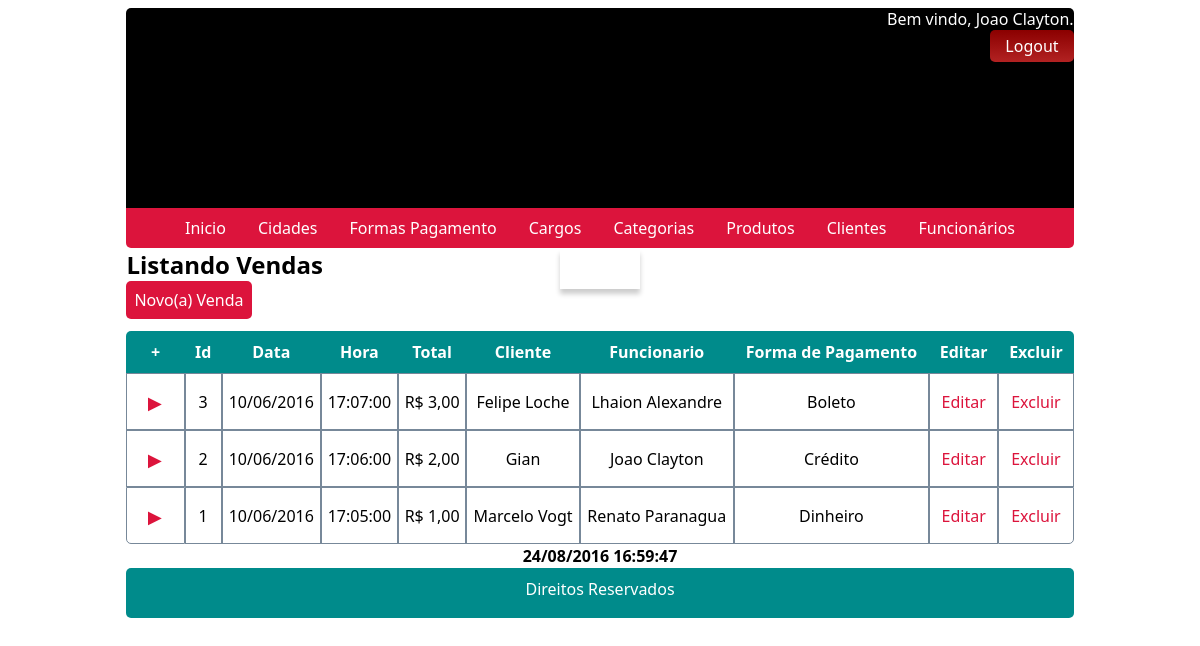
Page /?pagina=vendas_listar (signed in) on the committed database.
### tables this page shows
CREATE TABLE IF NOT EXISTS vendas (
	id                 INT(11) NOT NULL AUTO_INCREMENT,
	data_venda         DATE    NOT NULL,
	hora_venda         TIME    NOT NULL,
	total              FLOAT,
	clientes_id        INT,
	funcionarios_id    INT,
	forma_pagamento_id INT,
	PRIMARY KEY (id),
	FOREIGN KEY (clientes_id)
	REFERENCES clientes (id)
		ON DELETE SET NULL
		ON UPDATE SET NULL,
	FOREIGN KEY (funcionarios_id)
	REFERENCES funcionarios (id)
		ON DELETE SET NULL
		ON UPDATE SET NULL,
	FOREIGN KEY (forma_pagamento_id)
	REFERENCES formas_pagamento (id)
		ON DELETE SET NULL
		ON UPDATE SET NULL
);

### Conversor.php (called while the page is built, shortened)
<?php
	class Conversor
	{
		public static function dataBancoParaUsuario($data)
		{
			$vetorData = explode("-", $data);
			$vetorDataInvertido = array_reverse($vetorData);
			return implode("/", $vetorDataInvertido);
		}
		public static function realBancoParaUsuario(
			$numero,
			$prefix = "R$ "
		) {
			return $prefix . number_format($numero, 2, ",", ".");
		}
	}
?>

### modulos/vendas/listar.php (the view)
<?php
	$sql = "SELECT
				v.id AS id,
				data_venda,
				hora_venda,
				total,
				coalesce(c.nome,'Erro') AS cli,
				coalesce(f.nome,'Erro') AS fun,
				coalesce(fp.nome,'Erro') AS `for`
			FROM
				vendas v LEFT JOIN clientes c ON clientes_id = c.id
				         LEFT JOIN funcionarios f ON funcionarios_id = f.id
				         LEFT JOIN formas_pagamento fp ON forma_pagamento_id = fp.id
	        ORDER BY v.id DESC";
	$res = $con->query($sql) or die(mysqli_error($con));
	include "voltar.php"
?>
<table class="listagem" cellspacing="0">
	<thead>
	<tr>
		<th>+</th>
		<th>Id</th>
		<th>Data</th>
		<th>Hora</th>
		<th>Total</th>
		<th>Cliente</th>
		<th>Funcionario</th>
		<th>Forma de Pagamento</th>
		<th>Editar</th>
		<th>Excluir</th>
	</tr>
	</thead>
	<tbody>
	<?php while ($linha = $res->fetch_array()) {
		$id = $linha['id'] ?>
		<tr>
			<td for="exp<?= $id ?>"><a id="exp<?= $id ?>" class="expandir"
			                           href="?pagina=itens_listar&id=<?= $id ?>">►</a></td>
			<td for="exp<?= $id ?>"><?= $id ?></td>
			<td for="exp<?= $id ?>"><?= Conversor::dataBancoParaUsuario($linha['data_venda']) ?></td>
			<td for="exp<?= $id ?>"><?= $linha['hora_venda'] ?></td>
			<td for="exp<?= $id ?>"><?= Conversor::realBancoParaUsuario($linha['total']) ?></td>
			<td for="exp<?= $id ?>"><?= $linha['cli'] ?></td>
			<td for="exp<?= $id ?>"><?= $linha['fun'] ?></td>
			<td for="exp<?= $id ?>"><?= $linha['for'] ?></td>
			<?php include "botoes_listar.php" ?>
		</tr>
	<?php } ?>
	</tbody>
	<tfoot>
	<tr>
		<th colspan="10">
			<?= date('d/m/Y H:i:s') ?>
		</th>
	</tr>
	</tfoot>
</table>

### botoes_listar.php
<td class="cellE">
	<a href="?pagina=<?= $tipo ?>_editar&id=<?= $linha['id'] ?>">Editar</a>
</td>
<td class="cellD">
	<?php
		if ($tipo == "funcionarios" && $_SESSION['id'] == $linha['id'])
			echo "<a style='cursor: not-allowed !important;'>Excluir</a>";
		else
			echo "<a href='?pagina={$tipo}_excluir&id={$linha['id']}'>Excluir</a>";
	?>
</td>

### css/estilo.css (style rules this page uses)
.listagem { margin-top: 12px; width: 100%; }
.listagem thead tr th { padding: 10px; background: darkcyan; color: white; font-style: normal; }
.listagem thead tr th:first-child { border-top-left-radius: 5px; }
.listagem thead tr th:last-child { border-top-right-radius: 5px; }
.listagem tbody tr td { border: 1px solid lightslategray; text-align: center; padding: 5px; }
.listagem tbody tr:last-child td:first-child { border-bottom-left-radius: 5px; }
.listagem tbody tr:last-child td:last-child { border-bottom-right-radius: 5px; }
.listagem tbody a { text-decoration: none; color: crimson; }
.listagem a { width: 100%; }
.cellE { background: white; transition: 3s; }
.expandir, .expandir:hover, .expandir:active { text-decoration: none; color: #000; text-align: center; vertical-align: middle; font-size: 23px; display: table-cell; width: 45px !important; height: 45px; margin: 0; padding: 0; }

### rows in the picture
vendas: id "3", data_venda "10/06/2016", hora_venda "17:07:00", total "R$ 3,00", cli "Felipe Loche", fun "Lhaion Alexandre", for "Boleto"
vendas: id "2", data_venda "10/06/2016", hora_venda "17:06:00", total "R$ 2,00", cli "Gian", fun "Joao Clayton", for "Crédito"
vendas: id "1", data_venda "10/06/2016", hora_venda "17:05:00", total "R$ 1,00", cli "Marcelo Vogt", fun "Renato Paranagua", for "Dinheiro"

### other values in the picture
$_SESSION['usuar'] "Joao Clayton"
substr($sufx, 0, strlen($sufx) - 1) "Lista"
substr(ucfirst($tipo), 0, strlen($tipo) - 1) "Venda"
